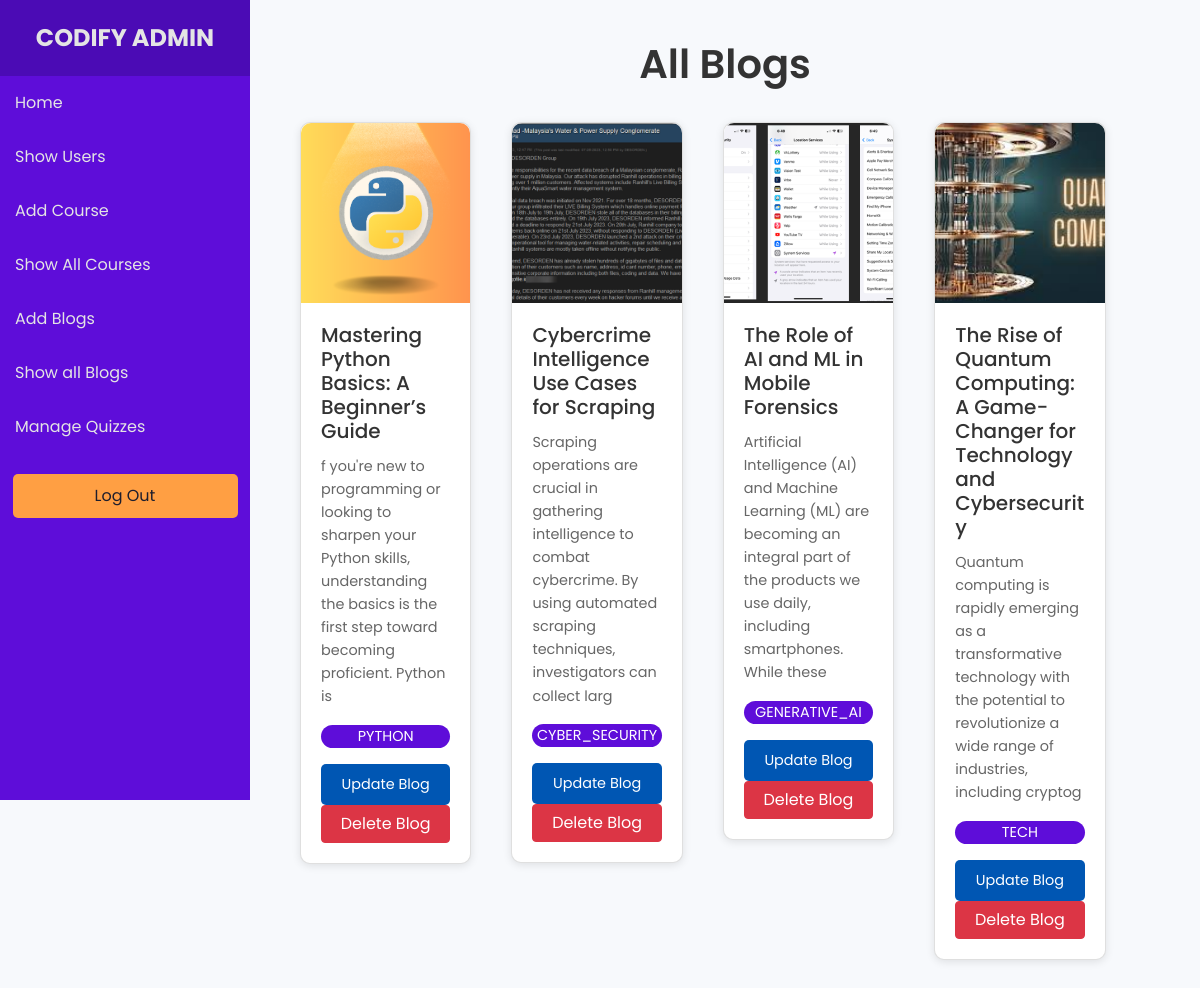
The app's page /allblogs/admin (signed in) with its own data.
### models.py (models this page shows)
class Blogpost(Base):
    __tablename__ = 'blogs'
    id = Column(Integer, primary_key=True)
    title = Column(String(200), nullable=False)
    category = Column(String(200), nullable=True)
    description = Column(String(500), nullable=False)
    thumbnail = Column(String(500), nullable=False)

### app.py (the view)
@app.route('/allblogs/admin')
def showallblogs():
    if 'username' not in session or session.get('role') != 'admin':
        return redirect(url_for('get_login'))
    blogs = db_session.query(Blogpost).all()
    for blog in blogs:
        blog.thumbnail = blog.thumbnail.replace('\\', '/')  # Fix backslashes
        if blog.thumbnail.startswith('static/'):
            blog.thumbnail = blog.thumbnail[len('static/'):]
    return render_template('showadminblogs.html', blogs=blogs)

### templates/showadminblogs.html (shortened to what this page needs)
<!DOCTYPE html>
<html lang="en">
<head>
    <link rel="stylesheet" href="https://cdn.jsdelivr.net/npm/bootstrap@4.6.2/dist/css/bootstrap.min.css">
</head>
<body>
    {% include 'adminsidebar.html' %}
    <div class="main-content">
        <div class="container">
            <h2 class="text-center mb-4" style="font-size: 2.5rem; font-weight: 600;">All Blogs</h2>
            <div class="row">
                {% for blog in blogs %}
                <div class="item">
                    <div class="card">
                        <img class="card-img-top img-fluid" src="{{ url_for('static', filename=blog.thumbnail) }}" alt="Blog image">
                        <div class="card-body">
                            <h5 class="card-title">{{ blog.title }}</h5>
                            <p class="card-text">{{ blog.description[:150] }}</p>
                            <p class="card-text text-center category">{{ blog.category }}</p>
                            <a href="{{ url_for('updateblog', id=blog.id) }}" class="btn btn-primary w-100">Update Blog</a>
                            <a href="{{ url_for('deleteblog', id=blog.id) }}" class="btn btn-danger w-100">Delete Blog</a>
                        </div>
                    </div>
                </div>
                {% endfor %}
            </div>
        </div>
    </div>
</body>
</html>

### templates/showadminblogs.html (style rules this page uses)
body { font-family: 'Poppins', sans-serif; background-color: #f7f9fc; color: #333; margin: 0; padding: 0; }
.main-content { margin-left: 250px; padding: 40px; }
.card { border-radius: 10px; box-shadow: 0 2px 8px rgba(0, 0, 0, 0.1); transition: transform 0.3s ease; }
.card-img-top { height: 180px; object-fit: cover; border-radius: 10px 10px 0 0; }
.card-body { padding: 20px; }
.card-title { font-size: 1.25rem; font-weight: 500; color: #333; }
.card-text { font-size: 0.9rem; color: #666; line-height: 1.6; }
.category { background-color:#5e0dd9 ; color: white; border-radius: 50px; }
.btn-primary { background-color: #0056b3; border: none; padding: 10px 20px; font-size: 0.9rem; border-radius: 5px; transition: background-color 0.3s ease; }
.row { display: flex; flex-wrap: wrap; gap: 20px; }
.item { flex: 1 0 21%; max-width: 22%; margin-bottom: 30px; padding: 10px; }

### records on screen
Blogpost: thumbnail (picture), title "Mastering Python Basics: A Beginner’s Guide", description "f you're new to programming or looking to sharpen your Python skills, understanding the basics is the first step toward becoming proficient. Python is", category "PYTHON"
Blogpost: thumbnail (picture), title "Cybercrime Intelligence Use Cases for Scraping", description "Scraping operations are crucial in gathering intelligence to combat cybercrime. By using automated scraping techniques, investigators can collect larg", category "CYBER_SECURITY"
Blogpost: thumbnail (picture), title "The Role of AI and ML in Mobile Forensics", description "Artificial Intelligence (AI) and Machine Learning (ML) are becoming an integral part of the products we use daily, including smartphones. While these", category "GENERATIVE_AI"
Blogpost: thumbnail (picture), title "The Rise of Quantum Computing: A Game-Changer for Technology and Cybersecurity", description "Quantum computing is rapidly emerging as a transformative technology with the potential to revolutionize a wide range of industries, including cryptog", category "TECH"
